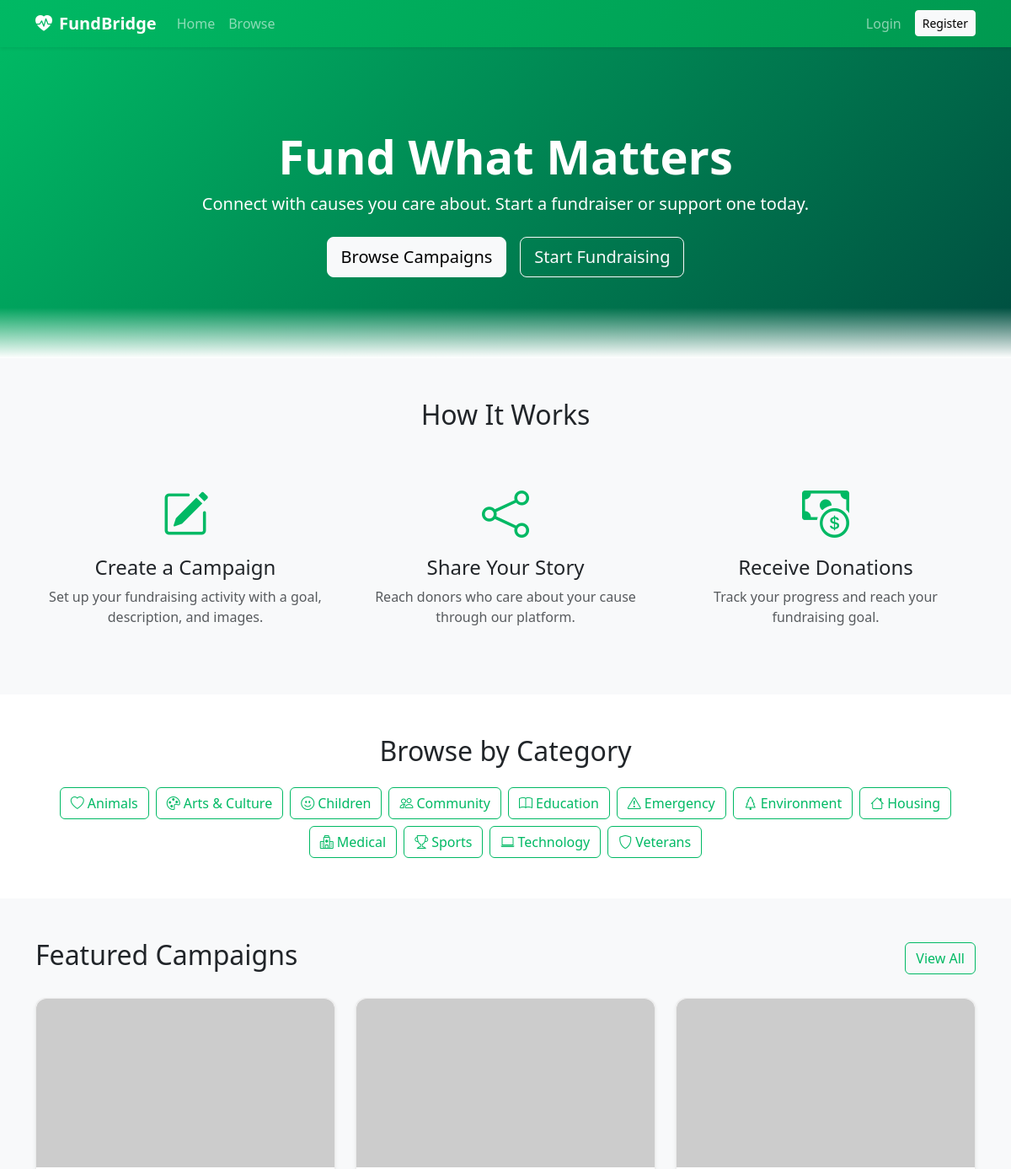
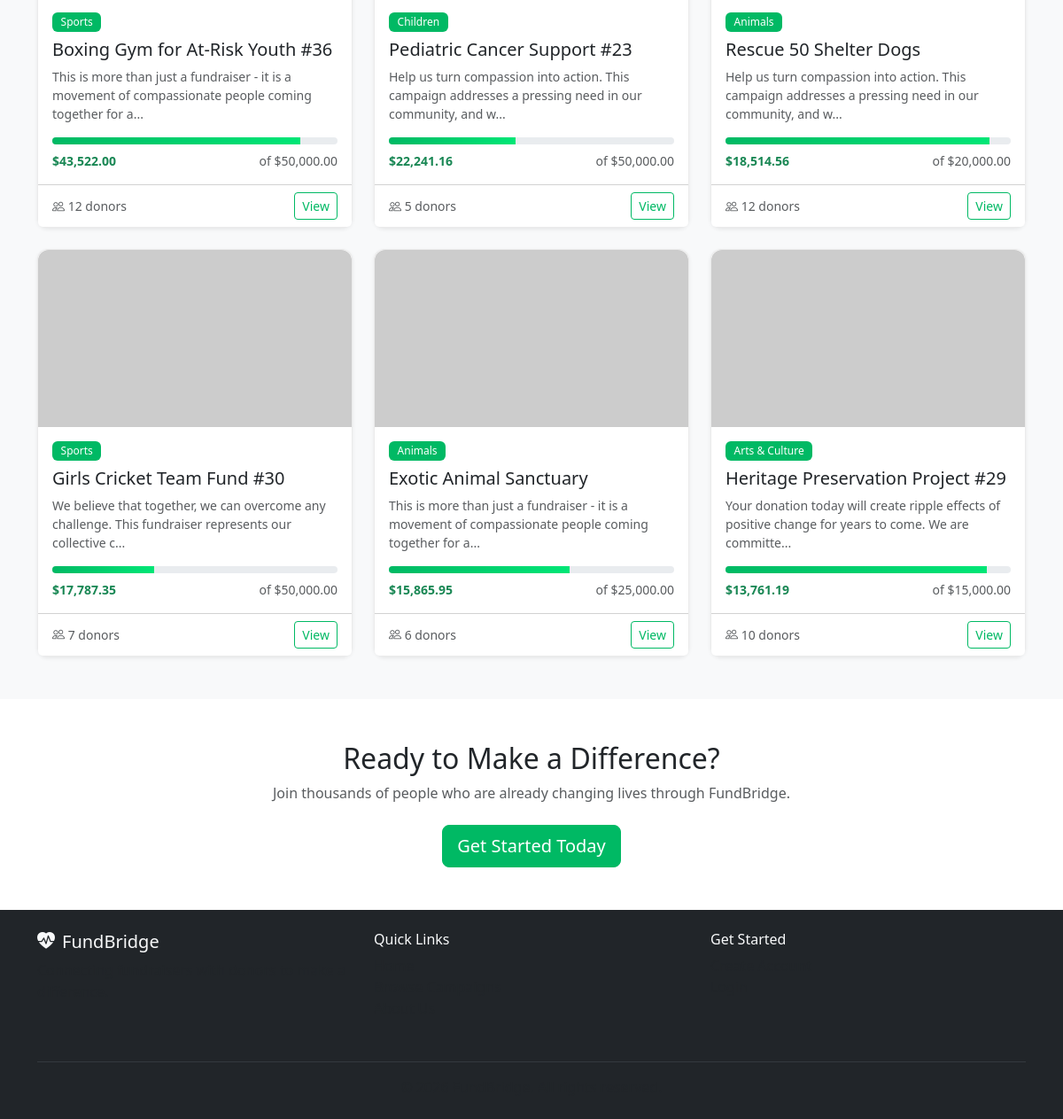
The page / on the database its author committed (2 pictures, top to bottom).
### app/models/category.py (models this page shows, shortened)
class Category(db.Model):
    __tablename__ = 'categories'
    id = db.Column(db.Integer, primary_key=True)
    name = db.Column(db.String(100), unique=True, nullable=False)
    description = db.Column(db.Text, nullable=True)
    icon = db.Column(db.String(50), default='bi-heart')
    is_active = db.Column(db.Boolean, default=True)
    created_at = db.Column(db.DateTime, default=datetime.utcnow)
    fundraising_activities = db.relationship('FundraisingActivity', backref='category', lazy='dynamic')

### app/models/fundraising.py (models this page shows, shortened)
class FundraisingActivity(db.Model):
    __tablename__ = 'fundraising_activities'
    id = db.Column(db.Integer, primary_key=True)
    title = db.Column(db.String(200), nullable=False)
    description = db.Column(db.Text, nullable=False)
    goal_amount = db.Column(db.Float, nullable=False)
    current_amount = db.Column(db.Float, default=0.0)
    status = db.Column(db.String(20), default='draft')  # draft, active, paused, completed, cancelled
    start_date = db.Column(db.DateTime, nullable=True)
    end_date = db.Column(db.DateTime, nullable=True)
    view_count = db.Column(db.Integer, default=0)
    shortlist_count = db.Column(db.Integer, default=0)
    created_at = db.Column(db.DateTime, default=datetime.utcnow)
    updated_at = db.Column(db.DateTime, default=datetime.utcnow, onupdate=datetime.utcnow)
    fundraiser_id = db.Column(db.Integer, db.ForeignKey('users.id'), nullable=False)
    category_id = db.Column(db.Integer, db.ForeignKey('categories.id'), nullable=False)
    images = db.relationship('FSAImage', backref='fsa', lazy='dynamic', cascade='all, delete-orphan')
    donations = db.relationship('Donation', backref='fsa', lazy='dynamic')
    favourites = db.relationship('Favourite', backref='fsa', lazy='dynamic', cascade='all, delete-orphan')
    @property
    def progress_percentage(self):
        if self.goal_amount == 0:
            return 0
        return min(round((self.current_amount / self.goal_amount) * 100, 1), 100)
    @property
    def donor_count(self):
        return self.donations.count()
    @property
    def primary_image(self):
        img = self.images.filter_by(is_primary=True).first()
        if img:
            return img.filename
        img = self.images.first()
        return img.filename if img else 'default_fsa.png'

### app/views/main.py (the view)
@main_bp.route('/')
def home():
    featured = fsa_controller.get_featured_fsas(limit=6)
    categories = category_controller.get_active_categories()
    return render_template('main/home.html', featured=featured, categories=categories)

### app/controllers/category_controller.py (called while the page is built)
    def get_active_categories(self):
        return Category.query.filter_by(is_active=True).order_by(Category.name).all()

### app/controllers/fsa_controller.py (called while the page is built)
    def get_featured_fsas(self, limit=6):
        return FundraisingActivity.query.filter_by(status='active') \
            .order_by(FundraisingActivity.current_amount.desc()) \
            .limit(limit).all()

### app/templates/main/home.html (shortened to what this page needs)
{% extends 'base.html' %}
{% block content %}
<section class="hero-section text-white text-center py-5">
    <div class="container py-5">
        <h1 class="display-4 fw-bold">Fund What Matters</h1>
        <p class="lead mb-4">Connect with causes you care about. Start a fundraiser or support one today.</p>
        <div class="d-flex justify-content-center gap-3">
            <a href="{{ url_for('main.browse') }}" class="btn btn-light btn-lg">Browse Campaigns</a>
            <a href="{{ url_for('auth.register') }}" class="btn btn-outline-light btn-lg">Start Fundraising</a>
        </div>
    </div>
</section>
<section class="py-5 bg-light">
    <div class="container">
        <h2 class="text-center mb-5">How It Works</h2>
        <div class="row g-4 text-center">
            <div class="col-md-4">
                <div class="p-3">
                    <i class="bi bi-pencil-square display-4 text-primary"></i>
                    <h4 class="mt-3">Create a Campaign</h4>
                    <p class="text-muted">Set up your fundraising activity with a goal, description, and images.</p>
                </div>
            </div>
            <div class="col-md-4">
                <div class="p-3">
                    <i class="bi bi-share display-4 text-primary"></i>
                    <h4 class="mt-3">Share Your Story</h4>
                    <p class="text-muted">Reach donors who care about your cause through our platform.</p>
                </div>
            </div>
            <div class="col-md-4">
                <div class="p-3">
                    <i class="bi bi-cash-coin display-4 text-primary"></i>
                    <h4 class="mt-3">Receive Donations</h4>
                    <p class="text-muted">Track your progress and reach your fundraising goal.</p>
                </div>
            </div>
        </div>
    </div>
</section>
{% if categories %}
<section class="py-5">
    <div class="container">
        <h2 class="text-center mb-4">Browse by Category</h2>
        <div class="d-flex flex-wrap justify-content-center gap-2">
            {% for cat in categories %}
                <a href="{{ url_for('main.browse', category_id=cat.id) }}" class="btn btn-outline-primary">
                    <i class="bi {{ cat.icon }} me-1"></i>{{ cat.name }}
                </a>
            {% endfor %}
        </div>
    </div>
</section>
{% endif %}
{% if featured %}
<section class="py-5 bg-light">
    <div class="container">
        <div class="d-flex justify-content-between align-items-center mb-4">
            <h2>Featured Campaigns</h2>
            <a href="{{ url_for('main.browse') }}" class="btn btn-outline-primary">View All</a>
        </div>
        <div class="row g-4">
            {% for fsa in featured %}
                <div class="col-md-4">
                    {% include 'components/_fsa_card.html' %}
                </div>
            {% endfor %}
        </div>
    </div>
</section>
{% endif %}
<section class="py-5 text-center">
    <div class="container">
        <h2>Ready to Make a Difference?</h2>
        <p class="text-muted mb-4">Join thousands of people who are already changing lives through FundBridge.</p>
        <a href="{{ url_for('auth.register') }}" class="btn btn-primary btn-lg">Get Started Today</a>
    </div>
</section>
{% endblock %}

### app/templates/components/_fsa_card.html
<div class="card h-100 shadow-sm fsa-card">
    <img src="{{ url_for('static', filename=fsa.primary_image) }}" class="card-img-top" alt="{{ fsa.title }}"
         style="height: 200px; object-fit: cover;"
         onerror="this.src='https://placehold.co/400x200/e8f5e9/2e7d32?text=FundBridge'">
    <div class="card-body d-flex flex-column">
        <span class="badge bg-primary mb-2 align-self-start">{{ fsa.category.name }}</span>
        <h5 class="card-title">{{ fsa.title }}</h5>
        <p class="card-text text-muted small">{{ fsa.description[:100] }}{% if fsa.description|length > 100 %}...{% endif %}</p>
        <div class="mt-auto">
            <div class="progress mb-2" style="height: 8px;">
                <div class="progress-bar bg-success" role="progressbar"
                     style="width: {{ fsa.progress_percentage }}%"
                     aria-valuenow="{{ fsa.progress_percentage }}" aria-valuemin="0" aria-valuemax="100">
                </div>
            </div>
            <div class="d-flex justify-content-between small">
                <span class="fw-bold text-success">{{ fsa.current_amount|currency }}</span>
                <span class="text-muted">of {{ fsa.goal_amount|currency }}</span>
            </div>
        </div>
    </div>
    <div class="card-footer bg-white d-flex justify-content-between align-items-center">
        <small class="text-muted"><i class="bi bi-people"></i> {{ fsa.donor_count }} donors</small>
        <a href="{{ detail_url or url_for('main.fsa_detail', id=fsa.id) }}" class="btn btn-sm btn-outline-primary">View</a>
    </div>
</div>

### app/static/css/style.css (style rules this page uses)
:root { --fb-primary: #00b964; --fb-primary-dark: #009950; --fb-dark: #1a1a2e; --fb-light: #f8f9fa; }
.bg-primary { background-color: var(--fb-primary) !important; }
.btn-primary { background-color: var(--fb-primary); border-color: var(--fb-primary); }
.btn-outline-primary { color: var(--fb-primary); border-color: var(--fb-primary); }
.text-primary { color: var(--fb-primary) !important; }
.badge.bg-primary { background-color: var(--fb-primary) !important; }
.hero-section { background: linear-gradient(135deg, var(--fb-primary) 0%, #004d40 100%); position: relative; }
.hero-section::after { content: ''; position: absolute; bottom: 0; left: 0; right: 0; height: 60px; background: linear-gradient(transparent, white); }
.fsa-card { transition: transform 0.2s ease, box-shadow 0.2s ease; border: none; }
.card { border-radius: 12px; border: 1px solid rgba(0, 0, 0, 0.08); }
.card-img-top { border-radius: 12px 12px 0 0; }
.progress { border-radius: 10px; background-color: #e9ecef; }
.progress-bar.bg-success { background: linear-gradient(90deg, var(--fb-primary) 0%, #00e676 100%) !important; }
.badge { font-weight: 500; padding: 0.4em 0.8em; }

### rows shown on the page
Category: name "Animals"
Category: name "Arts & Culture"
Category: name "Children"
Category: name "Community"
Category: name "Education"
Category: name "Emergency"
Category: name "Environment"
Category: name "Housing"
Category: name "Medical"
Category: name "Sports"
Category: name "Technology"
Category: name "Veterans"
FundraisingActivity: category.name "Sports", title "Boxing Gym for At-Risk Youth #36", description "This is more than just a fundraiser - it is a movement of compassionate people coming together for a", current_amount "$43,522.00", goal_amount "$50,000.00", donor_count "12"
FundraisingActivity: category.name "Children", title "Pediatric Cancer Support #23", description "Help us turn compassion into action. This campaign addresses a pressing need in our community, and w", current_amount "$22,241.16", goal_amount "$50,000.00", donor_count "5"
FundraisingActivity: category.name "Animals", title "Rescue 50 Shelter Dogs", description "Help us turn compassion into action. This campaign addresses a pressing need in our community, and w", current_amount "$18,514.56", goal_amount "$20,000.00", donor_count "12"
FundraisingActivity: category.name "Sports", title "Girls Cricket Team Fund #30", description "We believe that together, we can overcome any challenge. This fundraiser represents our collective c", current_amount "$17,787.35", goal_amount "$50,000.00", donor_count "7"
FundraisingActivity: category.name "Animals", title "Exotic Animal Sanctuary", description "This is more than just a fundraiser - it is a movement of compassionate people coming together for a", current_amount "$15,865.95", goal_amount "$25,000.00", donor_count "6"
FundraisingActivity: category.name "Arts & Culture", title "Heritage Preservation Project #29", description "Your donation today will create ripple effects of positive change for years to come. We are committe", current_amount "$13,761.19", goal_amount "$15,000.00", donor_count "10"
